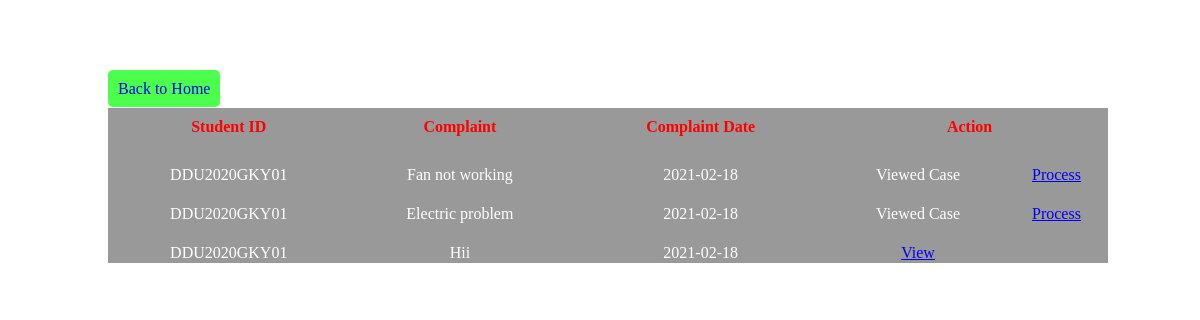
/view_complaint_by_admin.php, run on the app's committed database.
### tables this page shows
CREATE TABLE `complaint_tb` (
  `complaint_id` int(5) NOT NULL,
  `complaint` varchar(100) NOT NULL,
  `complaint_date` date NOT NULL,
  `login_id` int(10) NOT NULL,
  `complaint_status` enum('0','1','2','3') NOT NULL
);

CREATE TABLE `student_details` (
  `enrollment_id` varchar(20) NOT NULL,
  `stud_fname` varchar(20) NOT NULL,
  `stud_mname` varchar(20) NOT NULL,
  `stud_lname` varchar(20) NOT NULL,
  `login_id` int(10) NOT NULL,
  `batch` varchar(30) NOT NULL,
  `course` varchar(20) NOT NULL,
  `startTime` date NOT NULL,
  `endTime` date NOT NULL,
  `address` varchar(40) NOT NULL,
  `district` varchar(20) NOT NULL,
  `pg` varchar(30) NOT NULL,
  `cgpa_PG` int(10) NOT NULL,
  `uni_insti_pg` varchar(40) NOT NULL,
  `yop_pg` date DEFAULT NULL,
  `ug` varchar(30) NOT NULL,
  `cgpa_UG` varchar(10) NOT NULL,
  `uni_insti_ug` varchar(40) NOT NULL,
  `yop_ug` date DEFAULT NULL,
  `plustwo` varchar(40) NOT NULL,
  `cgpa_plustwo` varchar(10) NOT NULL,
  `brd_school_plus` varchar(40) NOT NULL,
  `yop_plus` date DEFAULT NULL,
  `sslc` varchar(40) NOT NULL,
  `cgpa_sslc` varchar(10) NOT NULL,
  `brd_schl_sslc` varchar(40) NOT NULL,
  `yop_sslc` date DEFAULT NULL
);

### view_complaint_by_admin.php (the view, shortened to what this page needs)
<?php
	require('db_connectivity.php');
?>
<!DOCTYPE html>
<html>
	<head>
		<link rel="stylesheet" href="css/complaint_by_admin.css">
	</head>
	<body class="table">
	 <div>
	    <h1>COMPLAINT DETAILS</h1>
							<a class="add_new" href="admin_home.php" style="text-decoration:none">Back to Home</a>
		<table>
			<thead>
				<tr>
					<th>Student ID</th>
					<th>Complaint</th>
					<th>Complaint Date</th>
					<th colspan="3" style="text-align:center">Action</th>
				</tr>
			</thead>
			<tbody>
				<?php
					$sql="select * from complaint_tb inner join student_details on
					      complaint_tb.login_id = student_details.login_id";
					if(mysqli_query($mysql,$sql))
					{
						$result=mysqli_query($mysql,$sql);
						if(mysqli_num_rows($result)>0)
						{
							while($row=mysqli_fetch_assoc($result))
							{
								echo "<tr>
									<td>".$row['enrollment_id']."</td>
									<td>".$row['complaint']."</td>
									<td>".$row['complaint_date']."</td>";
								if($row['complaint_status']=='1')
								{
								  echo "<td>Viewed Case</td>
									   <td><a href='complaint_process.php?id=".$row['complaint_id']."'>Process</a></td>";
								}
								 else if($row['complaint_status']=='2')
								 {
									 echo "<td>Processing</td>
											<td><a href='complaint_completed.php?id=".$row['complaint_id']."'>Solve</a></td>";
								 }
								  else if($row['complaint_status']=='3')
									{
									  echo "<td>Complaint is Solved</td>";
									}
								else
								{
								 echo 	"<td><a href='complaint_view.php?id=".$row['complaint_id']."'>View</a></td>
									</tr>";
								}
							}
						}
					}
				?>
			</tbody>
		</table>
	</div>
	</body>
</html>

### css/complaint_by_admin.css (style rules this page uses)
.table { background-image:url("../img/complaint.jpg"); background-size:cover; background-repeat:no-repeat; width:100%; }
h1 { text-align:center; color:white; }
table { border:0px solid; border-collapse:collapse; background-color:rgba(0,0,0,0.4); width:1000px; height:auto; margin-left:100px; padding:10px; margin-top:10px; }
th { margin-top:100px; border:0px solid; border-collapse:collapse; text-align:center; color:red; padding:10px; }
td { padding-top:20px; border:0px solid; margin-top:50px; border-collapse:collapse; text-align:center; color:white; }
.add_new { border:0px solid; text-decoration:none; border-radius:5px; background-color:rgba(0,255,0,0.7); margin-left:100px; width:100px; height:auto; padding:10px; }

### data on the page
complaint_tb: student_details.enrollment_id "DDU2020GKY01", complaint "Fan not working", complaint_date "2021-02-18"
complaint_tb: student_details.enrollment_id "DDU2020GKY01", complaint "Electric problem", complaint_date "2021-02-18"
complaint_tb: student_details.enrollment_id "DDU2020GKY01", complaint "Hii", complaint_date "2021-02-18"
